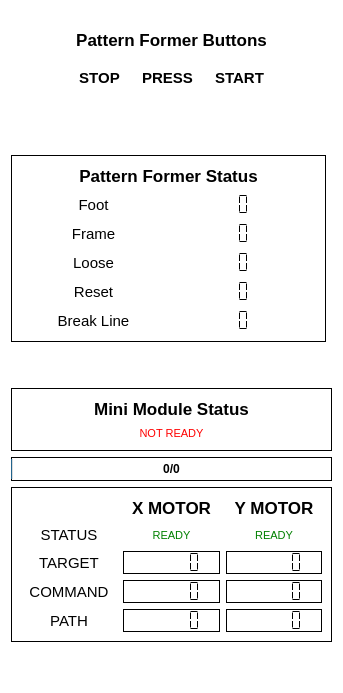
        <widget class="QFrame" name="frame_51">
         <property name="styleSheet">
          <string notr="true">background-color: white;
border-radius: 10px;
</string>
         </property>
         <layout class="QGridLayout" name="gridLayout_3" columnstretch="1,0,0">
          <item row="8" column="0">
           <spacer name="verticalSpacer_4">
            <property name="orientation">
             <enum>Qt::Vertical</enum>
            </property>
            <property name="sizeHint" stdset="0">
             <size>
              <width>20</width>
              <height>40</height>
             </size>
            </property>
           </spacer>
          </item>
          <item row="2" column="0" colspan="2">
           <widget class="QFrame" name="frame_4">
            <property name="styleSheet">
             <string notr="true">border-color: black;
border-width : 1.2px;
border-style: outset;
border-radius: 0px;</string>
            </property>
            <property name="frameShape">
             <enum>QFrame::StyledPanel</enum>
            </property>
            <property name="frameShadow">
             <enum>QFrame::Raised</enum>
            </property>
            <layout class="QGridLayout" name="gridLayout_5">
             <item row="5" column="0">
              <widget class="QLabel" name="label_16">
               <property name="font">
                <font>
                 <pointsize>11</pointsize>
                </font>
               </property>
               <property name="styleSheet">
                <string notr="true">border-color: white;
border-width : 1.2px;
border-style: outset;</string>
               </property>
               <property name="text">
                <string>Break Line</string>
               </property>
               <property name="alignment">
                <set>Qt::AlignCenter</set>
               </property>
              </widget>
             </item>
             <item row="4" column="0">
              <widget class="QLabel" name="label_15">
               <property name="font">
                <font>
                 <pointsize>11</pointsize>
                </font>
               </property>
               <property name="styleSheet">
                <string notr="true">border-color: white;
border-width : 1.2px;
border-style: outset;</string>
               </property>
               <property name="text">
                <string>Reset</string>
               </property>
               <property name="alignment">
                <set>Qt::AlignCenter</set>
               </property>
              </widget>
             </item>
             <item row="1" column="0">
              <widget class="QLabel" name="label_3">
               <property name="font">
                <font>
                 <pointsize>11</pointsize>
                 <bold>false</bold>
                </font>
               </property>
               <property name="styleSheet">
                <string notr="true">border-color: white;
border-width : 1.2px;
border-style: outset;</string>
               </property>
               <property name="text">
                <string>Foot</string>
               </property>
               <property name="alignment">
                <set>Qt::AlignCenter</set>
               </property>
              </widget>
             </item>
             <item row="2" column="0">
              <widget class="QLabel" name="label_13">
               <property name="font">
                <font>
                 <pointsize>11</pointsize>
                </font>
               </property>
               <property name="styleSheet">
                <string notr="true">border-color: white;
border-width : 1.2px;
border-style: outset;</string>
               </property>
               <property name="text">
                <string>Frame</string>
               </property>
               <property name="alignment">
                <set>Qt::AlignCenter</set>
               </property>
              </widget>
             </item>
             <item row="4" column="1">
              <widget class="QLCDNumber" name="reset_lcd">
               <property name="font">
                <font>
                 <pointsize>11</pointsize>
                </font>
               </property>
               <property name="styleSheet">
                <string notr="true">border-color: white;
border-width : 1.2px;
border-style: outset;</string>
               </property>
               <property name="digitCount">
                <number>1</number>
               </property>
               <property name="segmentStyle">
                <enum>QLCDNumber::Flat</enum>
               </property>
               <property name="value" stdset="0">
                <double>0.000000000000000</double>
               </property>
              </widget>
             </item>
             <item row="1" column="1">
              <widget class="QLCDNumber" name="foot_lcd">
               <property name="font">
                <font>
                 <pointsize>11</pointsize>
                </font>
               </property>
               <property name="styleSheet">
                <string notr="true">border-color: white;
border-width : 1.2px;
border-style: outset;</string>
               </property>
               <property name="digitCount">
                <number>1</number>
               </property>
               <property name="segmentStyle">
                <enum>QLCDNumber::Flat</enum>
               </property>
               <property name="intValue" stdset="0">
                <number>0</number>
               </property>
              </widget>
             </item>
             <item row="2" column="1">
              <widget class="QLCDNumber" name="frame_lcd">
               <property name="font">
                <font>
                 <pointsize>11</pointsize>
                </font>
               </property>
               <property name="styleSheet">
                <string notr="true">border-color: white;
border-width : 1.2px;
border-style: outset;</string>
               </property>
               <property name="digitCount">
                <number>1</number>
               </property>
               <property name="segmentStyle">
                <enum>QLCDNumber::Flat</enum>
               </property>
               <property name="value" stdset="0">
                <double>0.000000000000000</double>
               </property>
              </widget>
             </item>
             <item row="3" column="1">
              <widget class="QLCDNumber" name="loose_lcd">
               <property name="font">
                <font>
                 <pointsize>11</pointsize>
                </font>
               </property>
               <property name="styleSheet">
                <string notr="true">border-color: white;
border-width : 1.2px;
border-style: outset;</string>
               </property>
               <property name="digitCount">
                <number>1</number>
               </property>
               <property name="segmentStyle">
                <enum>QLCDNumber::Flat</enum>
               </property>
               <property name="value" stdset="0">
                <double>0.000000000000000</double>
               </property>
              </widget>
             </item>
             <item row="5" column="1">
              <widget class="QLCDNumber" name="breakline_lcd">
               <property name="font">
                <font>
                 <pointsize>11</pointsize>
                 <kerning>true</kerning>
                </font>
               </property>
               <property name="styleSheet">
                <string notr="true">border-color: white;
border-width : 1.2px;
border-style: outset;</string>
               </property>
               <property name="digitCount">
                <number>1</number>
               </property>
               <property name="segmentStyle">
                <enum>QLCDNumber::Flat</enum>
               </property>
               <property name="value" stdset="0">
                <double>0.000000000000000</double>
               </property>
              </widget>
             </item>
             <item row="0" column="0" colspan="2">
              <widget class="QLabel" name="label_2">
               <property name="font">
                <font>
                 <pointsize>13</pointsize>
                 <bold>true</bold>
                </font>
               </property>
               <property name="styleSheet">
                <string notr="true">border-color: white;
border-width : 1.2px;
border-style: outset;</string>
               </property>
               <property name="text">
                <string>Pattern Former Status</string>
               </property>
               <property name="alignment">
                <set>Qt::AlignCenter</set>
               </property>
              </widget>
             </item>
             <item row="3" column="0">
              <widget class="QLabel" name="label_14">
               <property name="font">
                <font>
                 <pointsize>11</pointsize>
                </font>
               </property>
               <property name="styleSheet">
                <string notr="true">border-color: white;
border-width : 1.2px;
border-style: outset;</string>
               </property>
               <property name="text">
                <string>Loose</string>
               </property>
               <property name="alignment">
                <set>Qt::AlignCenter</set>
               </property>
              </widget>
             </item>
            </layout>
           </widget>
          </item>
          <item row="0" column="0" colspan="3">
           <widget class="QFrame" name="frame_6">
            <property name="font">
             <font/>
            </property>
            <property name="styleSheet">
             <string notr="true">background-color: white;
padding: 5px;
</string>
            </property>
            <property name="frameShape">
             <enum>QFrame::StyledPanel</enum>
            </property>
            <property name="frameShadow">
             <enum>QFrame::Raised</enum>
            </property>
            <layout class="QGridLayout" name="gridLayout_11">
             <item row="1" column="3">
              <widget class="QPushButton" name="start_button">
               <property name="font">
                <font>
                 <pointsize>11</pointsize>
                 <bold>true</bold>
                </font>
               </property>
               <property name="styleSheet">
                <string notr="true">QPushButton{
background-color: white;
border: 3px solid white;
border-radius: 10px;

}
QPushButton:pressed{
background-color: rgb(178, 216, 254);
border-color: rgb(104,168,233);
}
QPushButton:hover:!pressed{
background-color: rgb(207, 230, 253);
}
QPushButton:disabled{
background-color: rgba(255,255,255,100);
}</string>
               </property>
               <property name="text">
                <string>START</string>
               </property>
              </widget>
             </item>
             <item row="1" column="0">
              <spacer name="horizontalSpacer_8">
               <property name="orientation">
                <enum>Qt::Horizontal</enum>
               </property>
               <property name="sizeHint" stdset="0">
                <size>
                 <width>40</width>
                 <height>20</height>
                </size>
               </property>
              </spacer>
             </item>
             <item row="1" column="2">
              <widget class="QPushButton" name="press_button">
               <property name="font">
                <font>
                 <pointsize>11</pointsize>
                 <bold>true</bold>
                </font>
               </property>
               <property name="styleSheet">
                <string notr="true">QPushButton{
background-color: white;
border: 3px solid white;
border-radius: 10px;

}
QPushButton:pressed{
background-color: rgb(178, 216, 254);
border-color: rgb(104,168,233);
}
QPushButton:hover:!pressed{
background-color: rgb(207, 230, 253);
}
QPushButton:disabled{
background-color: rgba(255,255,255,100);
}</string>
               </property>
               <property name="text">
                <string>PRESS</string>
               </property>
              </widget>
             </item>
             <item row="1" column="1">
              <widget class="QPushButton" name="stop_button">
               <property name="font">
                <font>
                 <pointsize>11</pointsize>
                 <bold>true</bold>
                </font>
               </property>
               <property name="styleSheet">
                <string notr="true">QPushButton{
background-color: white;
border: 3px solid white;
border-radius: 10px;

}
QPushButton:pressed{
background-color: rgb(178, 216, 254);
border-color: rgb(104,168,233);
}
QPushButton:hover:!pressed{
background-color: rgb(207, 230, 253);
}
QPushButton:disabled{
background-color: rgba(255,255,255,100);
}</string>
               </property>
               <property name="text">
                <string>STOP</string>
               </property>
              </widget>
             </item>
             <item row="1" column="4">
              <spacer name="horizontalSpacer_7">
               <property name="orientation">
                <enum>Qt::Horizontal</enum>
               </property>
               <property name="sizeHint" stdset="0">
                <size>
                 <width>40</width>
                 <height>20</height>
                </size>
               </property>
              </spacer>
             </item>
             <item row="0" column="0" colspan="5">
              <widget class="QLabel" name="label">
               <property name="font">
                <font>
                 <pointsize>13</pointsize>
                 <bold>true</bold>
                </font>
               </property>
               <property name="text">
                <string>Pattern Former Buttons</string>
               </property>
               <property name="alignment">
                <set>Qt::AlignCenter</set>
               </property>
              </widget>
             </item>
            </layout>
           </widget>
          </item>
          <item row="1" column="0">
           <spacer name="verticalSpacer">
            <property name="orientation">
             <enum>Qt::Vertical</enum>
            </property>
            <property name="sizeHint" stdset="0">
             <size>
              <width>20</width>
              <height>40</height>
             </size>
            </property>
           </spacer>
          </item>
          <item row="3" column="0">
           <spacer name="verticalSpacer_2">
            <property name="orientation">
             <enum>Qt::Vertical</enum>
            </property>
            <property name="sizeHint" stdset="0">
             <size>
              <width>20</width>
              <height>40</height>
             </size>
            </property>
           </spacer>
          </item>
          <item row="5" column="0" colspan="3">
           <widget class="QFrame" name="frame_5">
            <property name="styleSheet">
             <string notr="true">border-color: black;
border-width : 1.2px;
border-style: outset;
border-radius: 0px;</string>
            </property>
            <property name="frameShape">
             <enum>QFrame::StyledPanel</enum>
            </property>
            <property name="frameShadow">
             <enum>QFrame::Raised</enum>
            </property>
            <layout class="QGridLayout" name="gridLayout_10">
             <item row="0" column="0" colspan="2">
              <widget class="QLabel" name="label_19">
               <property name="font">
                <font>
                 <pointsize>13</pointsize>
                 <bold>true</bold>
                </font>
               </property>
               <property name="styleSheet">
                <string notr="true">border-color: white;
border-width : 1.2px;
border-style: outset;</string>
               </property>
               <property name="text">
                <string>Mini Module Status</string>
               </property>
               <property name="alignment">
                <set>Qt::AlignCenter</set>
               </property>
              </widget>
             </item>
             <item row="1" column="0" colspan="2">
              <widget class="QLabel" name="mini_status">
               <property name="font">
                <font>
                 <pointsize>8</pointsize>
                </font>
               </property>
               <property name="styleSheet">
                <string notr="true">border-color: white;
border-width : 1.2px;
border-style: outset;
color: red;</string>
               </property>
               <property name="text">
                <string>NOT READY</string>
               </property>
               <property name="alignment">
                <set>Qt::AlignCenter</set>
               </property>
              </widget>
             </item>
            </layout>
           </widget>
          </item>
          <item row="7" column="0" colspan="3">
           <widget class="QFrame" name="frame11">
            <property name="styleSheet">
             <string notr="true">border-color: black;
border-width : 1.2px;
border-style: outset;
border-radius: 0px;</string>
            </property>
            <layout class="QGridLayout" name="gridLayout_7">
             <item row="2" column="1">
              <widget class="QLCDNumber" name="target_x_lcd">
               <property name="font">
                <font>
                 <pointsize>11</pointsize>
                </font>
               </property>
               <property name="smallDecimalPoint">
                <bool>true</bool>
               </property>
               <property name="segmentStyle">
                <enum>QLCDNumber::Flat</enum>
               </property>
               <property name="value" stdset="0">
                <double>0.000000000000000</double>
               </property>
              </widget>
             </item>
             <item row="4" column="0">
              <widget class="QLabel" name="label_21">
               <property name="font">
                <font>
                 <pointsize>11</pointsize>
                </font>
               </property>
               <property name="styleSheet">
                <string notr="true">border-color: white;
border-width : 1.2px;
border-style: outset;</string>
               </property>
               <property name="text">
                <string>PATH</string>
               </property>
               <property name="alignment">
                <set>Qt::AlignCenter</set>
               </property>
              </widget>
             </item>
             <item row="2" column="0">
              <widget class="QLabel" name="label_20">
               <property name="font">
                <font>
                 <pointsize>11</pointsize>
                </font>
               </property>
               <property name="styleSheet">
                <string notr="true">border-color: white;
border-width : 1.2px;
border-style: outset;</string>
               </property>
               <property name="text">
                <string>TARGET</string>
               </property>
               <property name="alignment">
                <set>Qt::AlignCenter</set>
               </property>
              </widget>
             </item>
             <item row="0" column="1">
              <widget class="QLabel" name="label_18">
               <property name="font">
                <font>
                 <pointsize>13</pointsize>
                 <bold>true</bold>
                </font>
               </property>
               <property name="styleSheet">
                <string notr="true">border-color: white;
border-width : 1.2px;
border-style: outset;</string>
               </property>
               <property name="text">
                <string>X MOTOR</string>
               </property>
               <property name="alignment">
                <set>Qt::AlignCenter</set>
               </property>
              </widget>
             </item>
             <item row="2" column="2">
              <widget class="QLCDNumber" name="target_y_lcd">
               <property name="font">
                <font>
                 <pointsize>11</pointsize>
                </font>
               </property>
               <property name="smallDecimalPoint">
                <bool>true</bool>
               </property>
               <property name="segmentStyle">
                <enum>QLCDNumber::Flat</enum>
               </property>
               <property name="value" stdset="0">
                <double>0.000000000000000</double>
               </property>
              </widget>
             </item>
             <item row="0" column="2">
              <widget class="QLabel" name="label_23">
               <property name="font">
                <font>
                 <pointsize>13</pointsize>
                 <bold>true</bold>
                </font>
               </property>
               <property name="styleSheet">
                <string notr="true">border-color: white;
border-width : 1.2px;
border-style: outset;</string>
               </property>
               <property name="text">
                <string>Y MOTOR</string>
               </property>
               <property name="alignment">
                <set>Qt::AlignCenter</set>
               </property>
              </widget>
             </item>
             <item row="3" column="0">
              <widget class="QLabel" name="label_17">
               <property name="font">
                <font>
                 <pointsize>11</pointsize>
                </font>
               </property>
               <property name="styleSheet">
                <string notr="true">border-color: white;
border-width : 1.2px;
border-style: outset;</string>
               </property>
               <property name="text">
                <string>COMMAND</string>
               </property>
               <property name="alignment">
                <set>Qt::AlignCenter</set>
               </property>
              </widget>
             </item>
             <item row="1" column="1">
              <widget class="QLabel" name="mini_x_status">
               <property name="font">
                <font>
                 <pointsize>8</pointsize>
                </font>
               </property>
               <property name="styleSheet">
                <string notr="true">border-color: white;
border-width : 1.2px;
border-style: outset;
color: green;</string>
               </property>
               <property name="text">
                <string>READY</string>
               </property>
               <property name="alignment">
                <set>Qt::AlignCenter</set>
               </property>
              </widget>
             </item>
             <item row="1" column="2">
              <widget class="QLabel" name="mini_y_status">
               <property name="font">
                <font>
                 <pointsize>8</pointsize>
                </font>
               </property>
               <property name="styleSheet">
                <string notr="true">border-color: white;
border-width : 1.2px;
border-style: outset;
color: green;</string>
               </property>
               <property name="text">
                <string>READY</string>
               </property>
               <property name="alignment">
                <set>Qt::AlignCenter</set>
               </property>
              </widget>
             </item>
             <item row="1" column="0">
              <widget class="QLabel" name="label_25">
               <property name="font">
                <font>
                 <pointsize>11</pointsize>
                </font>
               </property>
               <property name="styleSheet">
                <string notr="true">border-color: white;
border-width : 1.2px;
border-style: outset;</string>
               </property>
               <property name="text">
                <string>STATUS</string>
               </property>
               <property name="alignment">
                <set>Qt::AlignCenter</set>
               </property>
              </widget>
             </item>
             <item row="3" column="1">
              <widget class="QLCDNumber" name="command_x_lcd">
               <property name="font">
                <font>
                 <pointsize>11</pointsize>
                </font>
               </property>
               <property name="smallDecimalPoint">
                <bool>true</bool>
               </property>
               <property name="segmentStyle">
                <enum>QLCDNumber::Flat</enum>
               </property>
              </widget>
             </item>
             <item row="3" column="2">
              <widget class="QLCDNumber" name="command_y_lcd">
               <property name="font">
                <font>
                 <pointsize>11</pointsize>
                </font>
               </property>
               <property name="smallDecimalPoint">
                <bool>true</bool>
               </property>
               <property name="segmentStyle">
                <enum>QLCDNumber::Flat</enum>
               </property>
               <property name="value" stdset="0">
                <double>0.000000000000000</double>
               </property>
              </widget>
             </item>
             <item row="4" column="1">
              <widget class="QLCDNumber" name="path_x_lcd">
               <property name="font">
                <font>
                 <pointsize>11</pointsize>
                </font>
               </property>
               <property name="smallDecimalPoint">
                <bool>true</bool>
               </property>
               <property name="segmentStyle">
                <enum>QLCDNumber::Flat</enum>
               </property>
              </widget>
             </item>
             <item row="4" column="2">
              <widget class="QLCDNumber" name="path_y_lcd">
               <property name="font">
                <font>
                 <pointsize>11</pointsize>
                </font>
               </property>
               <property name="smallDecimalPoint">
                <bool>true</bool>
               </property>
               <property name="segmentStyle">
                <enum>QLCDNumber::Flat</enum>
               </property>
              </widget>
             </item>
            </layout>
           </widget>
          </item>
          <item row="6" column="0" colspan="3">
           <widget class="QProgressBar" name="mini_progress">
            <property name="font">
             <font>
              <bold>true</bold>
             </font>
            </property>
            <property name="styleSheet">
             <string notr="true">border-color: black;
border-width : 1.2px;
border-style: outset;
border-radius: 0px;</string>
            </property>
            <property name="value">
             <number>0</number>
            </property>
            <property name="alignment">
             <set>Qt::AlignCenter</set>
            </property>
            <property name="format">
             <string>0/0</string>
            </property>
           </widget>
          </item>
         </layout>
        </widget>
